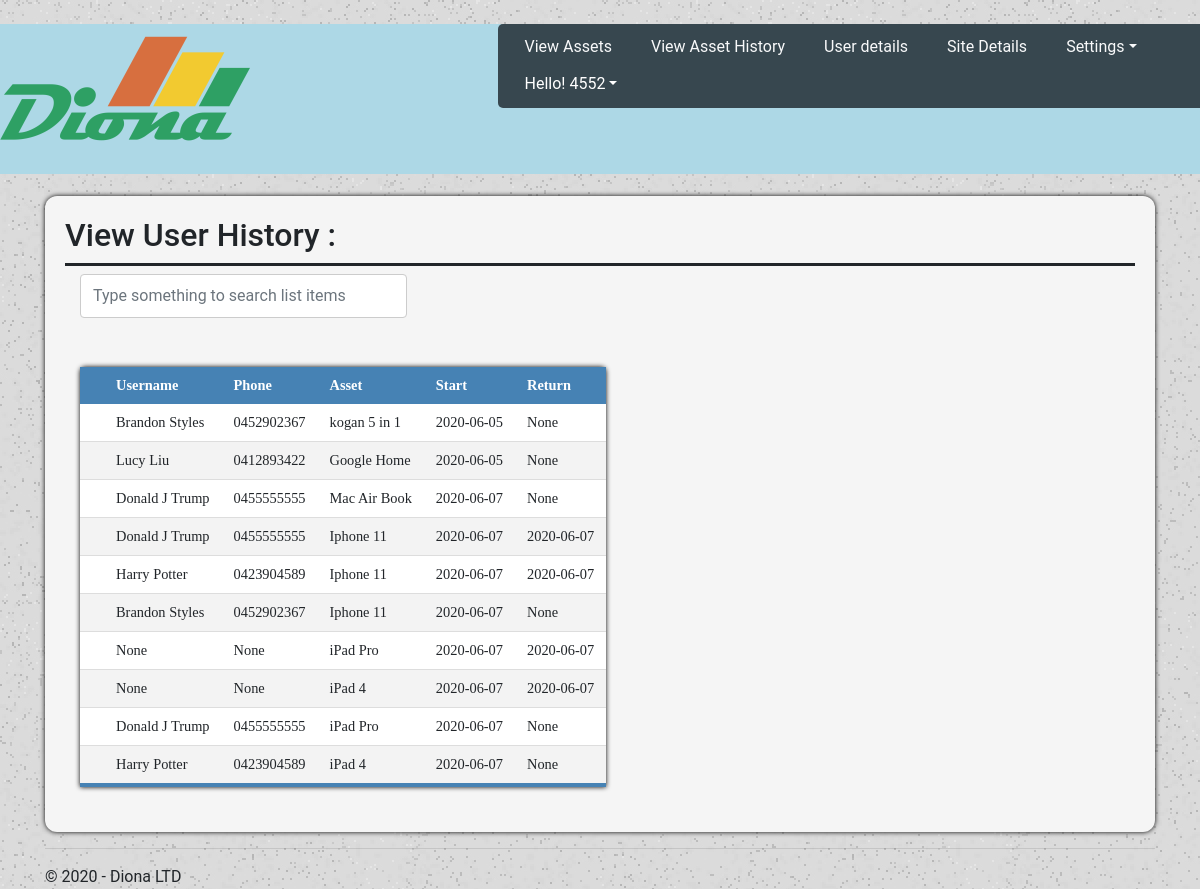
The app's page /history (signed in), older data.
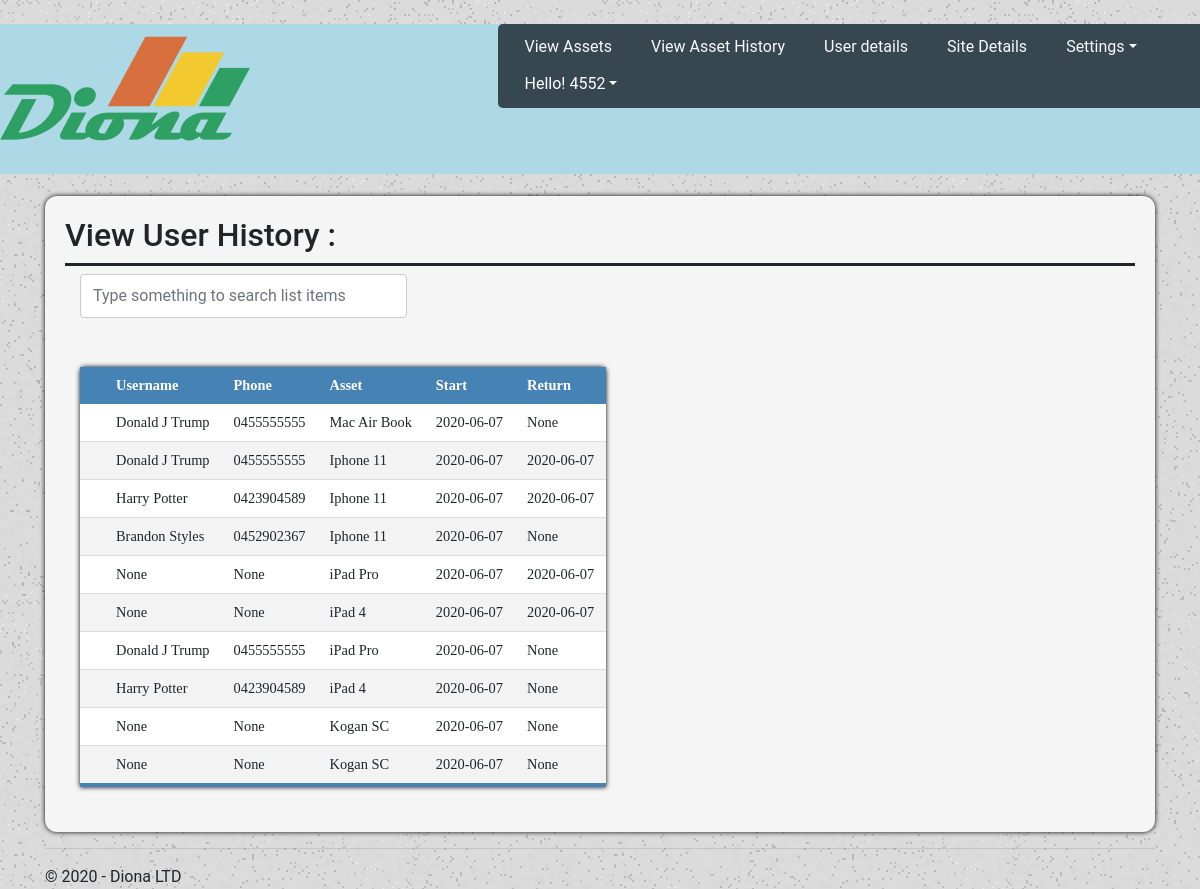
The same page, newer data.
### tables this page shows
CREATE TABLE `User` (
                                        `user_id` integer,
                                        `user_name` TEXT NULL,
                                        `user_email` TEXT NOT NULL,
                                        `user_phone` TEXT NULL,
                                        PRIMARY KEY (`user_id`)
                                    );

CREATE TABLE `Asset` (
                                            `asset_id` integer,
                                            `assetType_id` integer NOT NULL,
                                            `asset_name` TEXT NOT NULL,
                                            PRIMARY KEY (`asset_id`)
                                            FOREIGN KEY (`assetType_id`) REFERENCES `AssetType` (`assetType_id`));

CREATE TABLE Rent (
                                            `rent_id` integer NOT NULL,
                                            `user_id` integer NOT NULL,
                                            `asset_id` integer NOT NULL,
                                            `date_rental` TEXT NULL,
                                            `date_return` TEXT NULL,
                                            PRIMARY KEY (`rent_id`),
                                            FOREIGN KEY (`asset_id`) REFERENCES `Asset` (`asset_id`),
                                            FOREIGN KEY (`user_id`) REFERENCES `User` (`user_id`));

### EX1/views.py (the view)
@app.route('/history')
def view_history():
    if 'loggedin' in session:
        conn = sqlite3.connect(r"diona.db")
        conn.row_factory = sqlite3.Row
        rows = conn.execute("SELECT u.user_name AS Username, u.user_phone as Phone, a.asset_Name AS Asset, r.date_rental AS Start, r.date_return AS Return FROM Rent r, Asset a INNER JOIN User u on u.user_id = r.user_id AND a.asset_id = r.asset_id ")
        col_names = rows.fetchone()
        headers = col_names.keys()
        cur2 = conn.cursor()
        results = cur2.execute("SELECT u.user_name,u.user_phone, a.asset_Name, r.date_rental, r.date_return FROM Rent r, Asset a INNER JOIN User u on u.user_id = r.user_id AND a.asset_id = r.asset_id ")
    return render_template('view_history.html',
                            username=session['id'],
                            title = 'User History',
                            header = headers,
                            list = results.fetchall(),
                            year = datetime.now().year,)

### EX1/templates/view_history.html (shortened to what this page needs)
﻿{% extends "layout_admin.html" %}
{% block content %}
<div class="viewContainer">
    <div class="siteHeader">
        <h2>View User History :</h2>
    </div>
    <div class="container" style="overflow-x:auto;">
        <div class="row">
            <div class="col">
                <input class="form-control mb-4" id="tableSearch" type="text" placeholder="Type something to search list items">
            </div>
            <div class="col">
            </div>
            <div class="col">
            </div>
        </div>
        <table class="view-table" id="tableView">
            <thead>
                <tr>
                    <th scope="row"> </th>
                    {%  for x in header: %}
                    <th> {{ x }} </th>
                    {% endfor %}
                </tr>
            </thead>
            {%  for row in list: %}
            <tbody id="myTable">
                <tr>
                    <th scope="row"></th>
                    {%  for x in row: %}
                    <td>{{ x }}</td>
                    {% endfor %}
                </tr>
            </tbody>
            {% endfor %}
        </table>
    </div>
</div>
    {% endblock %}

### EX1/templates/layout_admin.html (shortened to what this page needs)
﻿<!DOCTYPE html>
<html>
<head>
    <link rel="stylesheet" href="https://stackpath.bootstrapcdn.com/bootstrap/4.4.1/css/bootstrap.min.css"
>
    <link rel="stylesheet" href="https://cdnjs.cloudflare.com/ajax/libs/font-awesome/4.7.0/css/font-awesome.min.css">
    <link rel="stylesheet" href="{{url_for('static',filename = 'styles.css')}}">
</head>
<body>
    <div class="navcontainerwrapper">
        <div class="topnavcontainer">
            <div class="row">
                <div class="col-md-5 col-sm-2">
                    <a href="{{ url_for('home')}}">
                        <img id="output" name="logo" alt="Logo" src="{{url_for('static',filename = 'image/logo.png')}}" />
                    </a>
                </div>
                <div class="col-md-7 col-sm-10">
                    <div class="row">
                        <div class="subnavcontainer">
                            <div class="subnavheader">
                                <ul class="nav">
                                    <li class="nav-item">
                                        <a class="nav-link text-light " href="{{ url_for('adminview') }}" tabindex="-1">View Assets</a>
                                    </li>
                                    <li class="nav-item">
                                        <a class="nav-link text-light" href="{{ url_for('view_history') }}" tabindex="-1">View Asset History</a>
                                    </li>
                                    <li class="nav-item">
                                        <a class="nav-link text-light" href="{{ url_for('view_users') }}" tabindex="-1">User details</a>
                                    </li>
                                    <li class="nav-item">
                                        <a class="nav-link text-light" href="{{ url_for('site_all_details') }}" tabindex="-1">Site Details</a>
                                    </li>
                                    <li class="nav-item dropdown">
                                        <a class="nav-link dropdown-toggle text-light" href="#" id="navbarDropdownMenu"
                                           data-toggle="dropdown" aria-haspopup="true" aria-expanded="false">Settings</a>
                                    </li>
                                    <li class="nav-item dropdown">
                                        <a class="nav-link dropdown-toggle" href="#" id="navbarDropdownMenu" data-toggle="dropdown"
                                           aria-haspopup="true" aria-expanded="false"> Hello! {{username}}</a>
                                    </li>
                                </ul>
                            </div>
                        </div>
                    </div>
                </div>
            </div>
        </div>
    </div>
    <div class="container body-content">
        {% block content %}{% endblock %}
        <hr />
        <footer>
            <p>&copy; {{ year }} - Diona LTD</p>
        </footer>
    </div>
</body>
</html>

### EX1/static/styles.css (style rules this page uses)
body { font-family: Roboto, Arial, sans-serif; background-image: url('/static/image/boxed-bg.jpg'); margin: 0; height: 100%; }
.navcontainerwrapper { box-sizing: border-box; font-family: Roboto, Arial, sans-serif; font-size: 14px; line-height: 1.5; }
.topnavcontainer { background-color: #ADD8E6; height: 150px; overflow: auto; margin-bottom: 0; border-top: 0px; }
.nav ul, .nav li, .nav a { list-style: none; margin: 0; padding: 0; border: 0; line-height: 1; font-family: 'Roboto', sans-serif; }
.nav { border-radius: 5px; width: auto; zoom: 1; background: #37474F; padding: 5px 10px; border-radius: 5px; }
.nav li { text-align: center; margin: 0 5px 0 0; border: 1px solid transparent; }
.nav li a { border-radius: 5px; padding: 8px 15px 9px 15px; display: block; text-decoration: none; color: #ffffff; border: 1px solid transparent; font-size: 16px; }
.siteHeader { text-align: left; font-family: Roboto, Arial, sans-serif; font-size: 14px; border-bottom: 3px solid #212529; color: #212529; }
.viewContainer { background-color: #F5F5F5; justify-content: center; padding: 20px; margin-top: 2%; border-bottom: 2%; box-shadow: 0 0 5px rgba(0, 0, 0, 15); border-radius: 12px; overflow-x: auto; }
.form-control { padding: 20px; height: 44px; border-radius: 2px; }
.row:after { content: ""; display: table; clear: both; }
input[type= text], [type= email], select, textarea { width: 100%; padding: 12px; margin: 8px 0; display: inline-block; border: 1px solid #ccc; border-radius: 4px; box-sizing: border-box; resize: vertical; }
.view-table { border-collapse: collapse; margin: 25px 0px; font-size: 0.9em; min-width: 400px; border-radius: 5px 5px 0 0; box-shadow: 0 0 5px rgba(0, 0, 0, 15); font-family: Calibri; }
.view-table thead tr { background-color: #4682B4; color: white; font-weight: bold; }
.view-table thead th { text-align: left; }
.view-table th, .view-table td { padding: 10px 12px; }
.view-table tbody tr { border-bottom: 1px solid #dddddd; }
.view-table tbody:last-of-type { border-bottom: 4px solid #4682B4; }
.view-table tbody { background-color: #f3f3f3; }
.view-table tbody:nth-child(2n) { background-color: white; }

Row changes from the older to the newer data that the page shows:
removed Rent: date_rental "2020-06-05", x "None", User (user_name "Brandon Styles", user_phone "0452902367")
removed Asset: asset_name "kogan 5 in 1"
removed Rent: date_rental "2020-06-05", x "None"
no longer on this page (row unchanged): User: user_name "Lucy Liu", user_phone "0412893422"
removed Asset: asset_name "Google Home"
added Rent: x "None" "None" "None", date_rental "2020-06-07"
added Asset: asset_name "Kogan SC"
added Rent: x "None" "None" "None", date_rental "2020-06-07"
added Asset: asset_name "Kogan SC"
